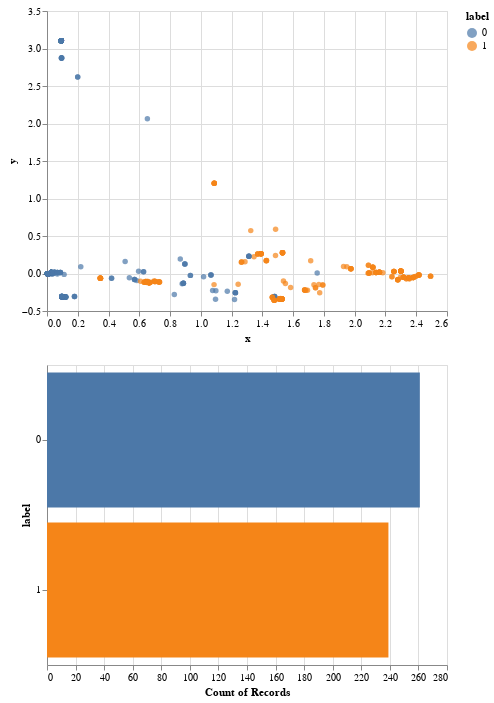

Here is the notebook cell this chart was saved with:
### Code cell
svd = TruncatedSVD(n_components=2)
transformed_data = svd.fit_transform(features)
brush = alt.selection(type='interval')
data = pd.DataFrame({'x':transformed_data[:,0],'y':transformed_data[:,1],'label':y_circle_test})
chart = alt.Chart().mark_circle().encode(
                   x='x',
                   y='y',
                   color='label:N').add_selection(brush)
bars = alt.Chart().mark_bar().encode(
    y='label:N',
    color='label:N',
    x='count(label):Q'
).transform_filter(
    brush
)
alt.vconcat(chart,bars,data=data)

### Figure 1 — Vega-Lite specification as saved in the notebook (floating-point values rounded to 4 significant figures; data arrays with more than 128 entries replaced by an {"elided": "..."} marker saying what was removed)
{"$schema": "https://vega.github.io/schema/vega-lite/v2.4.3.json", "config": {"view": {"height": 300, "width": 400}}, "data": {"values": {"elided": "500 records"}}, "vconcat": [{"encoding": {"color": {"field": "label", "type": "nominal"}, "x": {"field": "x", "type": "quantitative"}, "y": {"field": "y", "type": "quantitative"}}, "mark": "circle", "selection": {"selector016": {"encodings": ["x", "y"], "mark": {"fill": "#333", "fillOpacity": 0.125, "stroke": "white"}, "on": "[mousedown, window:mouseup] > window:mousemove!", "resolve": "global", "translate": "[mousedown, window:mouseup] > window:mousemove!", "type": "interval", "zoom": "wheel!"}}}, {"encoding": {"color": {"field": "label", "type": "nominal"}, "x": {"aggregate": "count", "field": "label", "type": "quantitative"}, "y": {"field": "label", "type": "nominal"}}, "mark": "bar", "transform": [{"filter": {"selection": "selector016"}}]}]}
